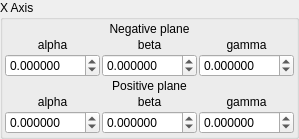
    <widget class="QGroupBox" name="groupBox_5">
     <property name="title">
      <string>X Axis</string>
     </property>
     <layout class="QVBoxLayout" name="verticalLayout_5">
      <property name="spacing">
       <number>2</number>
      </property>
      <property name="leftMargin">
       <number>2</number>
      </property>
      <property name="topMargin">
       <number>2</number>
      </property>
      <property name="rightMargin">
       <number>2</number>
      </property>
      <property name="bottomMargin">
       <number>2</number>
      </property>
      <item>
       <layout class="QGridLayout" name="gridLayout_3">
        <property name="spacing">
         <number>2</number>
        </property>
        <item row="3" column="0" colspan="3">
         <widget class="QLabel" name="label_23">
          <property name="text">
           <string>Positive plane</string>
          </property>
          <property name="alignment">
           <set>Qt::AlignCenter</set>
          </property>
         </widget>
        </item>
        <item row="2" column="1">
         <widget class="MyDoubleSpinBox" name="spinboxd3_mandelbox_rotation_neg_1_y">
          <property name="sizePolicy">
           <sizepolicy hsizetype="Minimum" vsizetype="Maximum">
            <horstretch>0</horstretch>
            <verstretch>0</verstretch>
           </sizepolicy>
          </property>
          <property name="prefix">
           <string/>
          </property>
          <property name="suffix">
           <string/>
          </property>
          <property name="decimals">
           <number>6</number>
          </property>
          <property name="minimum">
           <double>-180.000000000000000</double>
          </property>
          <property name="maximum">
           <double>180.000000000000000</double>
          </property>
          <property name="singleStep">
           <double>1.000000000000000</double>
          </property>
         </widget>
        </item>
        <item row="2" column="2">
         <widget class="MyDoubleSpinBox" name="spinboxd3_mandelbox_rotation_neg_1_z">
          <property name="sizePolicy">
           <sizepolicy hsizetype="Minimum" vsizetype="Maximum">
            <horstretch>0</horstretch>
            <verstretch>0</verstretch>
           </sizepolicy>
          </property>
          <property name="prefix">
           <string/>
          </property>
          <property name="suffix">
           <string/>
          </property>
          <property name="decimals">
           <number>6</number>
          </property>
          <property name="minimum">
           <double>-180.000000000000000</double>
          </property>
          <property name="maximum">
           <double>180.000000000000000</double>
          </property>
          <property name="singleStep">
           <double>1.000000000000000</double>
          </property>
         </widget>
        </item>
        <item row="1" column="2">
         <widget class="QLabel" name="label_18">
          <property name="text">
           <string notr="true">gamma</string>
          </property>
          <property name="alignment">
           <set>Qt::AlignCenter</set>
          </property>
         </widget>
        </item>
        <item row="1" column="1">
         <widget class="QLabel" name="label_16">
          <property name="text">
           <string notr="true">beta</string>
          </property>
          <property name="alignment">
           <set>Qt::AlignCenter</set>
          </property>
         </widget>
        </item>
        <item row="2" column="0">
         <widget class="MyDoubleSpinBox" name="spinboxd3_mandelbox_rotation_neg_1_x">
          <property name="sizePolicy">
           <sizepolicy hsizetype="Minimum" vsizetype="Maximum">
            <horstretch>0</horstretch>
            <verstretch>0</verstretch>
           </sizepolicy>
          </property>
          <property name="prefix">
           <string/>
          </property>
          <property name="suffix">
           <string/>
          </property>
          <property name="decimals">
           <number>6</number>
          </property>
          <property name="minimum">
           <double>-180.000000000000000</double>
          </property>
          <property name="maximum">
           <double>180.000000000000000</double>
          </property>
          <property name="singleStep">
           <double>1.000000000000000</double>
          </property>
         </widget>
        </item>
        <item row="1" column="0">
         <widget class="QLabel" name="label_17">
          <property name="text">
           <string notr="true">alpha</string>
          </property>
          <property name="alignment">
           <set>Qt::AlignCenter</set>
          </property>
         </widget>
        </item>
        <item row="0" column="0" colspan="3">
         <widget class="QLabel" name="label_22">
          <property name="text">
           <string>Negative plane</string>
          </property>
          <property name="alignment">
           <set>Qt::AlignCenter</set>
          </property>
         </widget>
        </item>
        <item row="4" column="0">
         <widget class="QLabel" name="label_19">
          <property name="text">
           <string notr="true">alpha</string>
          </property>
          <property name="alignment">
           <set>Qt::AlignCenter</set>
          </property>
         </widget>
        </item>
        <item row="5" column="0">
         <widget class="MyDoubleSpinBox" name="spinboxd3_mandelbox_rotation_pos_1_x">
          <property name="sizePolicy">
           <sizepolicy hsizetype="Minimum" vsizetype="Maximum">
            <horstretch>0</horstretch>
            <verstretch>0</verstretch>
           </sizepolicy>
          </property>
          <property name="prefix">
           <string/>
          </property>
          <property name="suffix">
           <string/>
          </property>
          <property name="decimals">
           <number>6</number>
          </property>
          <property name="minimum">
           <double>-180.000000000000000</double>
          </property>
          <property name="maximum">
           <double>180.000000000000000</double>
          </property>
          <property name="singleStep">
           <double>1.000000000000000</double>
          </property>
         </widget>
        </item>
        <item row="4" column="2">
         <widget class="QLabel" name="label_21">
          <property name="text">
           <string notr="true">gamma</string>
          </property>
          <property name="alignment">
           <set>Qt::AlignCenter</set>
          </property>
         </widget>
        </item>
        <item row="5" column="2">
         <widget class="MyDoubleSpinBox" name="spinboxd3_mandelbox_rotation_pos_1_z">
          <property name="sizePolicy">
           <sizepolicy hsizetype="Minimum" vsizetype="Maximum">
            <horstretch>0</horstretch>
            <verstretch>0</verstretch>
           </sizepolicy>
          </property>
          <property name="prefix">
           <string/>
          </property>
          <property name="suffix">
           <string/>
          </property>
          <property name="decimals">
           <number>6</number>
          </property>
          <property name="minimum">
           <double>-180.000000000000000</double>
          </property>
          <property name="maximum">
           <double>180.000000000000000</double>
          </property>
          <property name="singleStep">
           <double>1.000000000000000</double>
          </property>
         </widget>
        </item>
        <item row="5" column="1">
         <widget class="MyDoubleSpinBox" name="spinboxd3_mandelbox_rotation_pos_1_y">
          <property name="sizePolicy">
           <sizepolicy hsizetype="Minimum" vsizetype="Maximum">
            <horstretch>0</horstretch>
            <verstretch>0</verstretch>
           </sizepolicy>
          </property>
          <property name="prefix">
           <string/>
          </property>
          <property name="suffix">
           <string/>
          </property>
          <property name="decimals">
           <number>6</number>
          </property>
          <property name="minimum">
           <double>-180.000000000000000</double>
          </property>
          <property name="maximum">
           <double>180.000000000000000</double>
          </property>
          <property name="singleStep">
           <double>1.000000000000000</double>
          </property>
         </widget>
        </item>
        <item row="4" column="1">
         <widget class="QLabel" name="label_20">
          <property name="text">
           <string notr="true">beta</string>
          </property>
          <property name="alignment">
           <set>Qt::AlignCenter</set>
          </property>
         </widget>
        </item>
       </layout>
      </item>
     </layout>
    </widget>
